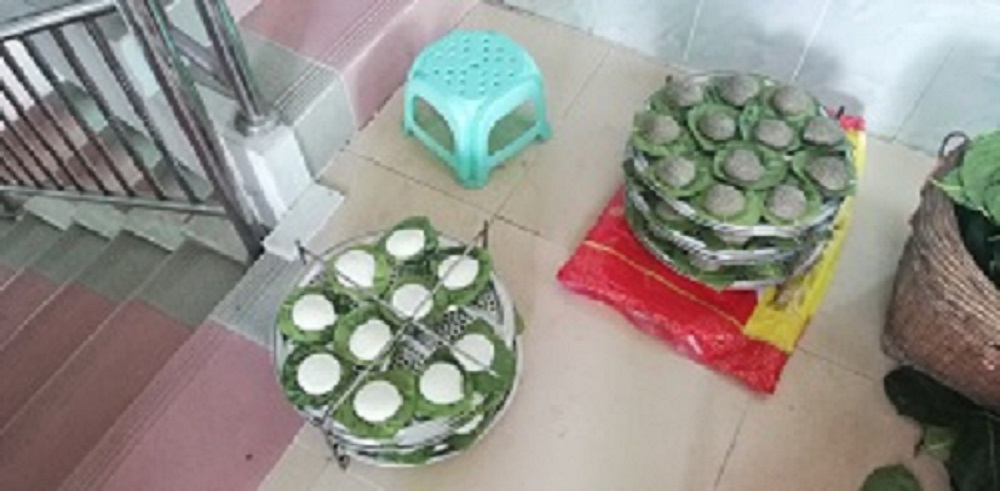
#> input picture img_source/food.jpg, 1000 x 491 px
$ python adaptive_thresholding.py --image ../../img_source/food.jpg
#> lines starting #> are read from the running program, lines starting #| are printed output that depends on the picture; after the words box and inside, x2 and y2 are one past the last pixel; in counts of white or black regions, pixels touching at a corner belong together
from matplotlib import pyplot as plot
import argparse
import cv2
import numpy as np

ap = argparse.ArgumentParser()
ap.add_argument("-i", "--image", required = True,
help = "Path to the image")
args = vars(ap.parse_args())

image = cv2.imread(args["image"])
#> image is the input picture: shape (491, 1000, 3); mean B, G, R 137.3, 144.4, 148
image = cv2.cvtColor(image, cv2.COLOR_BGR2GRAY)
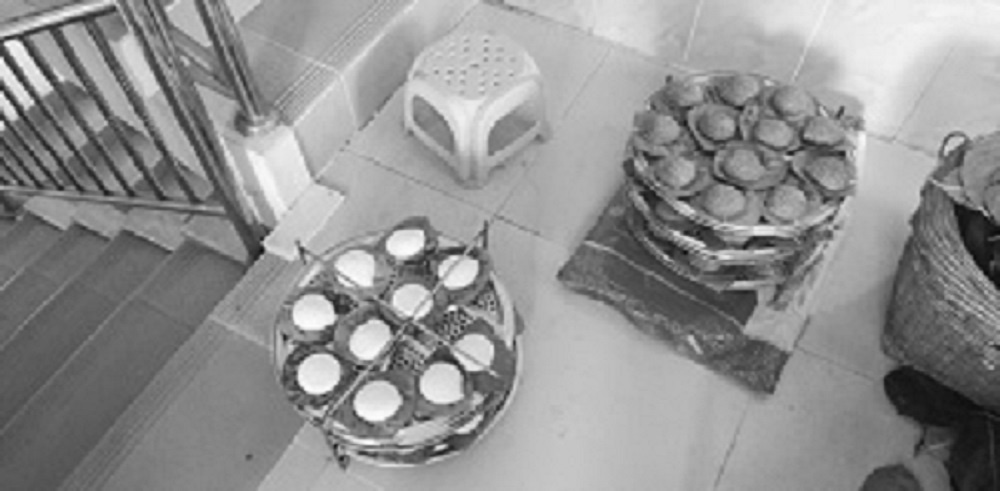
#> image: shape (491, 1000); min 9, max 253, mean 144.7
cv2.imshow("Original", image)

blurred = cv2.GaussianBlur(image, (5, 5), 0)

thresh = cv2.adaptiveThreshold(blurred, 255,
cv2.ADAPTIVE_THRESH_MEAN_C, cv2.THRESH_BINARY_INV, 11, 4)
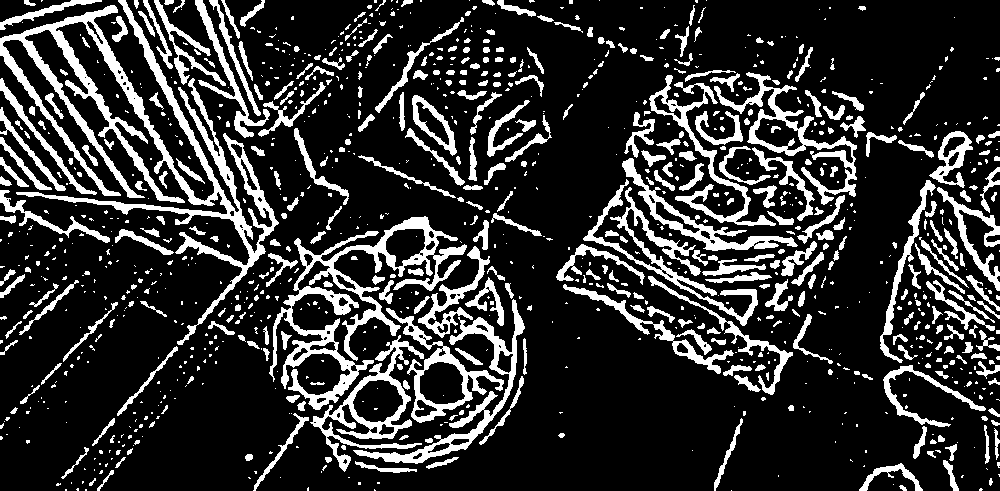
#> thresh: shape (491, 1000); 19.4% white; 1089 white regions (694 under 20 px), largest, box (x1, y1, x2, y2) and area: (0, 0, 279, 345) 14096, (269, 216, 467, 410) 7601, (353, 299, 525, 464) 3219
cv2.imshow("Mean Thresh", thresh)

thresh = cv2.adaptiveThreshold(blurred, 255,
cv2.ADAPTIVE_THRESH_GAUSSIAN_C, cv2.THRESH_BINARY_INV, 15, 3)
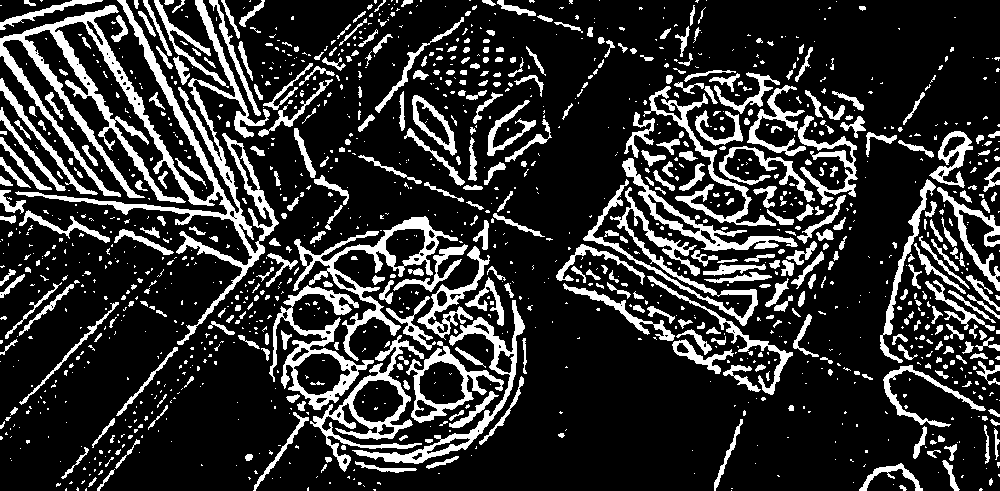
#> thresh: shape (491, 1000); 19.6% white; 1383 white regions (950 under 20 px), largest, box (x1, y1, x2, y2) and area: (0, 0, 279, 345) 15285, (293, 216, 458, 361) 3590, (269, 285, 374, 410) 3137
cv2.imshow("Gaussian Thresh", thresh)
cv2.waitKey(0)
